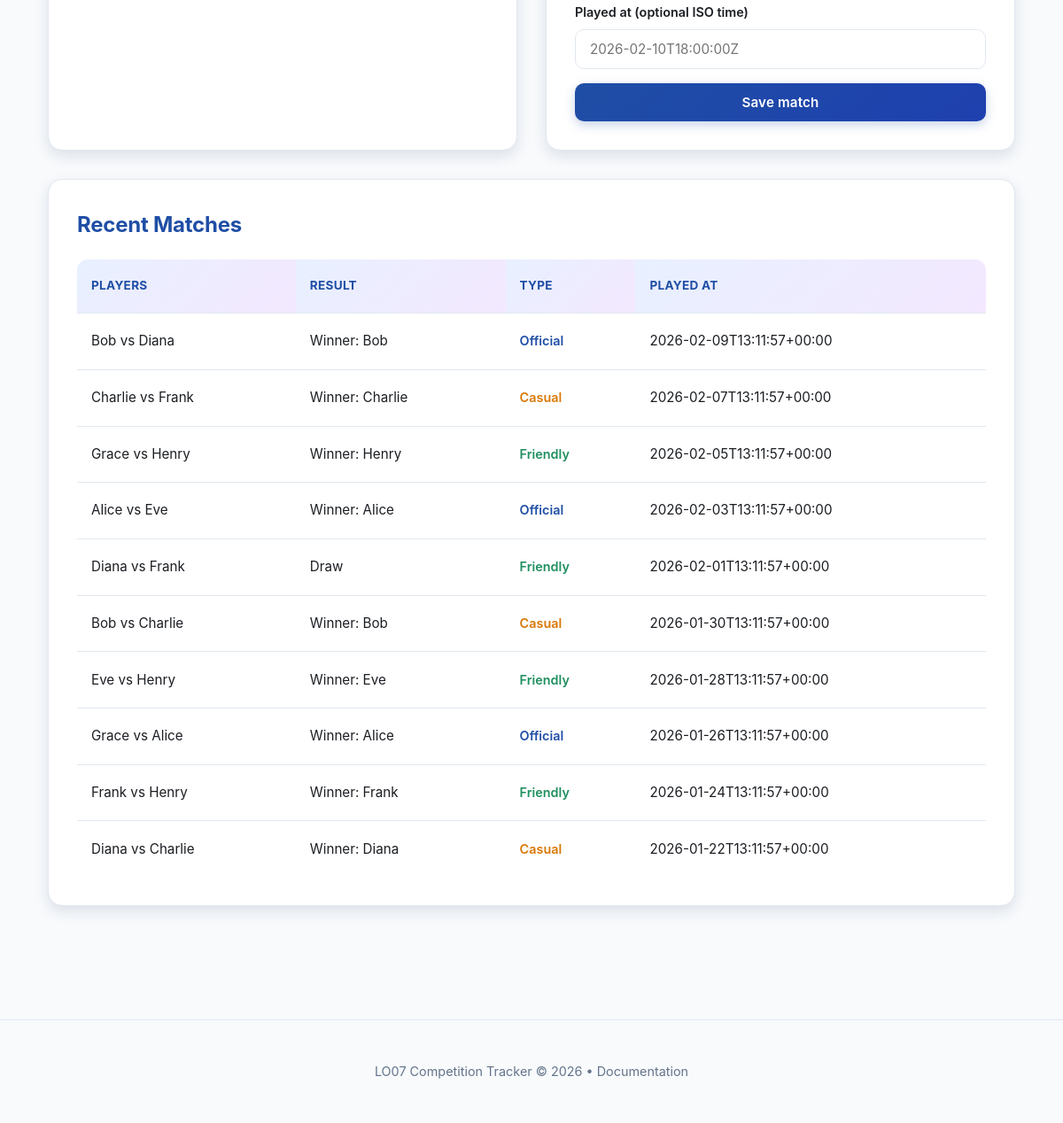
Page /club.php?club_id=1 (lower part) on the earlier database version.
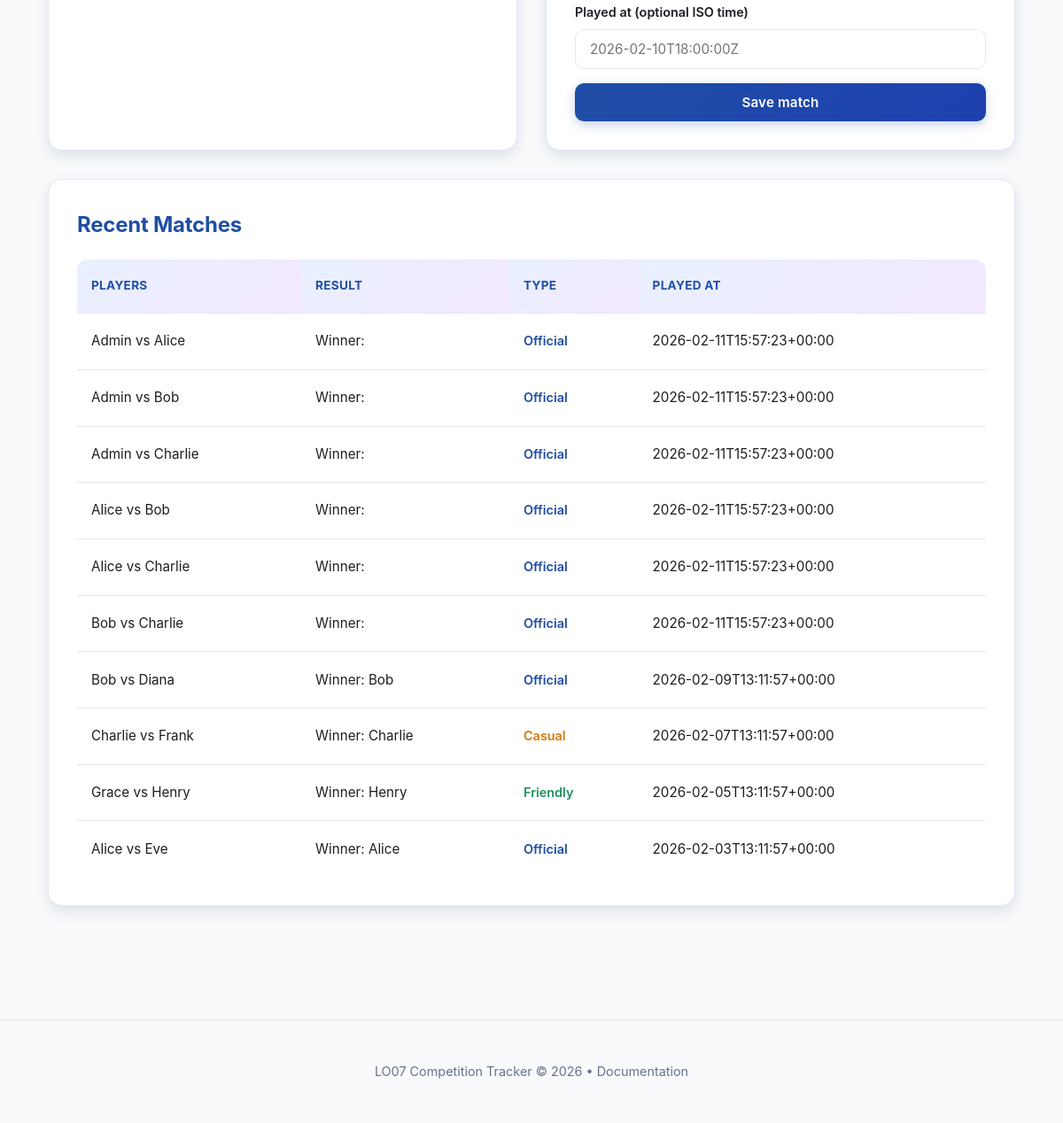
Same page on the later database version.
### tables this page shows
CREATE TABLE matches (
            id INTEGER PRIMARY KEY AUTOINCREMENT,
            club_id INTEGER NOT NULL,
            player_a_id INTEGER NOT NULL,
            player_b_id INTEGER NOT NULL,
            winner_id INTEGER,
            is_draw INTEGER NOT NULL DEFAULT 0,
            match_type TEXT NOT NULL DEFAULT "friendly",
            played_at TEXT NOT NULL,
            FOREIGN KEY (club_id) REFERENCES clubs(id) ON DELETE CASCADE,
            FOREIGN KEY (player_a_id) REFERENCES users(id),
            FOREIGN KEY (player_b_id) REFERENCES users(id),
            FOREIGN KEY (winner_id) REFERENCES users(id)
        );

### public/club.php (called while the page is built, shortened)
<?php
require __DIR__ . '/../app/bootstrap.php';
$clubId = (int) ($_GET['club_id'] ?? 0);
$controller = new ClubController($repo, $eloService, $defaultElo);
$data = $controller->getClubData($clubId);
$matches = $data['matches'];
require __DIR__ . '/../app/views/club.php';
require __DIR__ . '/../app/views/layout.php';

### app/bootstrap.php (called while the page is built, shortened)
<?php
$config = require __DIR__ . '/config/config.php';
require __DIR__ . '/config/db.php';
require __DIR__ . '/models/Repository.php';
require __DIR__ . '/controllers/DashboardController.php';
require __DIR__ . '/controllers/ClubController.php';
$db = db_connect($config);
$repo = new Repository($db);
$eloService = new EloService($config['elo_k']);
$defaultElo = $config['default_elo'];

### app/controllers/ClubController.php (called while the page is built, shortened)
<?php
class ClubController
{
    private Repository $repo;
    public function __construct(Repository $repo, EloService $eloService, int $defaultElo)
    {
        $this->repo = $repo;
    }
    public function getClubData(int $clubId): array
    {
        return [
            'club' => $this->repo->getClub($clubId),
            'members' => $this->repo->listClubMembers($clubId),
            'matches' => $this->repo->listRecentMatchesByClub($clubId),
        ];
    }
}

### app/models/Repository.php (called while the page is built, shortened)
<?php
class Repository
{
    private PDO $db;
    public function __construct(PDO $db)
    {
        $this->db = $db;
    }
    public function getClub(int $clubId): ?array
    {
        $stmt = $this->db->prepare(
            'SELECT c.*, u.username AS creator_name
             FROM clubs c
             LEFT JOIN users u ON u.id = c.created_by
             WHERE c.id = :id'
        );
        $stmt->execute(['id' => $clubId]);
        $club = $stmt->fetch(PDO::FETCH_ASSOC);
        return $club ?: null;
    }
    public function listClubMembers(int $clubId): array
    {
        $stmt = $this->db->prepare(
            'SELECT u.id AS user_id, u.username, cm.current_elo, cm.matches_played
             FROM club_members cm
             JOIN users u ON u.id = cm.user_id
             WHERE cm.club_id = :club_id
             ORDER BY cm.current_elo DESC, u.username ASC'
        );
        $stmt->execute(['club_id' => $clubId]);
        return $stmt->fetchAll(PDO::FETCH_ASSOC);
    }
    public function listRecentMatchesByClub(int $clubId, int $limit = 10): array
    {
        $stmt = $this->db->prepare(
            'SELECT m.*, ua.username AS player_a_name, ub.username AS player_b_name,
                uw.username AS winner_name
             FROM matches m
             JOIN users ua ON ua.id = m.player_a_id
             JOIN users ub ON ub.id = m.player_b_id
             LEFT JOIN users uw ON uw.id = m.winner_id
             WHERE m.club_id = :club_id
             ORDER BY m.played_at DESC
             LIMIT :limit'
        );
        $stmt->bindValue('club_id', $clubId, PDO::PARAM_INT);
        $stmt->bindValue('limit', $limit, PDO::PARAM_INT);
        $stmt->execute();
        return $stmt->fetchAll(PDO::FETCH_ASSOC);
    }
}

### app/views/club.php (the view, shortened to what the changed rows need)
<section class="card">
    <h2>Recent Matches</h2>
    <?php if (empty($matches)) : ?>
        <p>No matches yet.</p>
    <?php else : ?>
        <div class="table-wrap">
            <table>
                <thead>
                <tr>
                    <th>Players</th>
                    <th>Result</th>
                    <th>Type</th>
                    <th>Played at</th>
                </tr>
                </thead>
                <tbody>
                <?php foreach ($matches as $match) : ?>
                    <?php
                    $typeLabel = match($match['match_type'] ?? 'friendly') {
                        'official' => 'Official',
                        'casual' => 'Casual',
                        default => 'Friendly'
                    };
                    $typeColor = match($match['match_type'] ?? 'friendly') {
                        'official' => 'var(--blue)',
                        'casual' => 'var(--amber)',
                        default => 'var(--green)'
                    };
                    ?>
                    <tr>
                        <td>
                            <?php echo htmlspecialchars($match['player_a_name']); ?>
                            vs
                            <?php echo htmlspecialchars($match['player_b_name']); ?>
                        </td>
                        <td>
                            <?php if ((int) $match['is_draw'] === 1) : ?>
                                Draw
                            <?php else : ?>
                                Winner: <?php echo htmlspecialchars($match['winner_name'] ?? ''); ?>
                            <?php endif; ?>
                        </td>
                        <td>
                            <span style="
                                color: <?php echo $typeColor; ?>;
                                font-weight: 600;
                                font-size: 0.9rem;
                            ">
                                <?php echo $typeLabel; ?>
                            </span>
                        </td>
                        <td><?php echo htmlspecialchars($match['played_at']); ?></td>
                    </tr>
                <?php endforeach; ?>
                </tbody>
            </table>
        </div>
    <?php endif; ?>
</section>

Differences in the rows shown:
no longer on this page (row unchanged): matches: player_a_name "Diana", player_b_name "Frank", is_draw "Draw", match_type "Friendly", played_at "2026-02-01T13:11:57+00:00"
no longer on this page (row unchanged): matches: player_a_name "Bob", player_b_name "Charlie", winner_name "Bob", match_type "Casual", played_at "2026-01-30T13:11:57+00:00"
no longer on this page (row unchanged): matches: player_a_name "Eve", player_b_name "Henry", winner_name "Eve", match_type "Friendly", played_at "2026-01-28T13:11:57+00:00"
no longer on this page (row unchanged): matches: player_a_name "Grace", player_b_name "Alice", winner_name "Alice", match_type "Official", played_at "2026-01-26T13:11:57+00:00"
no longer on this page (row unchanged): matches: player_a_name "Frank", player_b_name "Henry", winner_name "Frank", match_type "Friendly", played_at "2026-01-24T13:11:57+00:00"
no longer on this page (row unchanged): matches: player_a_name "Diana", player_b_name "Charlie", winner_name "Diana", match_type "Casual", played_at "2026-01-22T13:11:57+00:00"
added matches: player_a_name "Admin", player_b_name "Alice", match_type "Official", played_at "2026-02-11T15:57:23+00:00"
added matches: player_a_name "Admin", player_b_name "Bob", match_type "Official", played_at "2026-02-11T15:57:23+00:00"
added matches: player_a_name "Admin", player_b_name "Charlie", match_type "Official", played_at "2026-02-11T15:57:23+00:00"
added matches: player_a_name "Alice", player_b_name "Bob", match_type "Official", played_at "2026-02-11T15:57:23+00:00"
added matches: player_a_name "Alice", player_b_name "Charlie", match_type "Official", played_at "2026-02-11T15:57:23+00:00"
added matches: player_a_name "Bob", player_b_name "Charlie", match_type "Official", played_at "2026-02-11T15:57:23+00:00"
